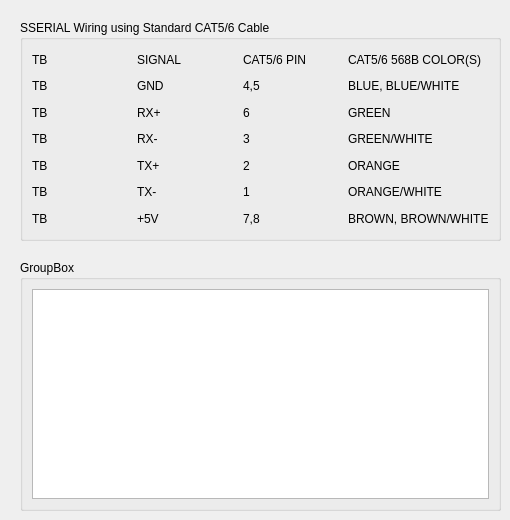
              <widget class="QWidget" name="tab_26">
               <attribute name="title">
                <string>Smart Serial</string>
               </attribute>
               <widget class="QGroupBox" name="ssWiringGB">
                <property name="geometry">
                 <rect>
                  <x>20</x>
                  <y>20</y>
                  <width>481</width>
                  <height>221</height>
                 </rect>
                </property>
                <property name="title">
                 <string>SSERIAL Wiring using Standard CAT5/6 Cable</string>
                </property>
                <layout class="QGridLayout" name="gridLayout_165">
                 <item row="1" column="1">
                  <widget class="QLabel" name="label_1135">
                   <property name="text">
                    <string>GND</string>
                   </property>
                  </widget>
                 </item>
                 <item row="4" column="1">
                  <widget class="QLabel" name="label_1137">
                   <property name="text">
                    <string>TX+</string>
                   </property>
                  </widget>
                 </item>
                 <item row="0" column="1">
                  <widget class="QLabel" name="label_1131">
                   <property name="text">
                    <string>SIGNAL</string>
                   </property>
                  </widget>
                 </item>
                 <item row="0" column="3">
                  <widget class="QLabel" name="label_1133">
                   <property name="text">
                    <string>CAT5/6 568B COLOR(S)</string>
                   </property>
                  </widget>
                 </item>
                 <item row="3" column="1">
                  <widget class="QLabel" name="label_1136">
                   <property name="text">
                    <string>RX-</string>
                   </property>
                  </widget>
                 </item>
                 <item row="0" column="2">
                  <widget class="QLabel" name="label_1132">
                   <property name="text">
                    <string>CAT5/6 PIN</string>
                   </property>
                  </widget>
                 </item>
                 <item row="2" column="1">
                  <widget class="QLabel" name="label_1134">
                   <property name="text">
                    <string>RX+</string>
                   </property>
                  </widget>
                 </item>
                 <item row="5" column="1">
                  <widget class="QLabel" name="label_1138">
                   <property name="text">
                    <string>TX-</string>
                   </property>
                  </widget>
                 </item>
                 <item row="0" column="0">
                  <widget class="QLabel" name="ssWiring_0">
                   <property name="text">
                    <string>TB</string>
                   </property>
                  </widget>
                 </item>
                 <item row="6" column="1">
                  <widget class="QLabel" name="label_1139">
                   <property name="text">
                    <string>+5V</string>
                   </property>
                  </widget>
                 </item>
                 <item row="1" column="2">
                  <widget class="QLabel" name="label_1140">
                   <property name="text">
                    <string>4,5</string>
                   </property>
                  </widget>
                 </item>
                 <item row="2" column="2">
                  <widget class="QLabel" name="label_1141">
                   <property name="text">
                    <string>6</string>
                   </property>
                  </widget>
                 </item>
                 <item row="3" column="2">
                  <widget class="QLabel" name="label_1142">
                   <property name="text">
                    <string>3</string>
                   </property>
                  </widget>
                 </item>
                 <item row="4" column="2">
                  <widget class="QLabel" name="label_1143">
                   <property name="text">
                    <string>2</string>
                   </property>
                  </widget>
                 </item>
                 <item row="5" column="2">
                  <widget class="QLabel" name="label_1144">
                   <property name="text">
                    <string>1</string>
                   </property>
                  </widget>
                 </item>
                 <item row="6" column="2">
                  <widget class="QLabel" name="label_1145">
                   <property name="text">
                    <string>7,8</string>
                   </property>
                  </widget>
                 </item>
                 <item row="1" column="3">
                  <widget class="QLabel" name="label_1146">
                   <property name="text">
                    <string>BLUE, BLUE/WHITE</string>
                   </property>
                  </widget>
                 </item>
                 <item row="2" column="3">
                  <widget class="QLabel" name="label_1147">
                   <property name="text">
                    <string>GREEN</string>
                   </property>
                  </widget>
                 </item>
                 <item row="3" column="3">
                  <widget class="QLabel" name="label_1148">
                   <property name="text">
                    <string>GREEN/WHITE</string>
                   </property>
                  </widget>
                 </item>
                 <item row="4" column="3">
                  <widget class="QLabel" name="label_1149">
                   <property name="text">
                    <string>ORANGE</string>
                   </property>
                  </widget>
                 </item>
                 <item row="5" column="3">
                  <widget class="QLabel" name="label_1150">
                   <property name="text">
                    <string>ORANGE/WHITE</string>
                   </property>
                  </widget>
                 </item>
                 <item row="6" column="3">
                  <widget class="QLabel" name="label_1151">
                   <property name="text">
                    <string>BROWN, BROWN/WHITE</string>
                   </property>
                  </widget>
                 </item>
                 <item row="1" column="0">
                  <widget class="QLabel" name="ssWiring_1">
                   <property name="text">
                    <string>TB</string>
                   </property>
                  </widget>
                 </item>
                 <item row="2" column="0">
                  <widget class="QLabel" name="ssWiring_2">
                   <property name="text">
                    <string>TB</string>
                   </property>
                  </widget>
                 </item>
                 <item row="3" column="0">
                  <widget class="QLabel" name="ssWiring_3">
                   <property name="text">
                    <string>TB</string>
                   </property>
                  </widget>
                 </item>
                 <item row="4" column="0">
                  <widget class="QLabel" name="ssWiring_4">
                   <property name="text">
                    <string>TB</string>
                   </property>
                  </widget>
                 </item>
                 <item row="5" column="0">
                  <widget class="QLabel" name="ssWiring_5">
                   <property name="text">
                    <string>TB</string>
                   </property>
                  </widget>
                 </item>
                 <item row="6" column="0">
                  <widget class="QLabel" name="ssWiring_6">
                   <property name="text">
                    <string>TB</string>
                   </property>
                  </widget>
                 </item>
                </layout>
               </widget>
               <widget class="QGroupBox" name="ssNotesGB">
                <property name="geometry">
                 <rect>
                  <x>20</x>
                  <y>260</y>
                  <width>481</width>
                  <height>251</height>
                 </rect>
                </property>
                <property name="title">
                 <string>GroupBox</string>
                </property>
                <layout class="QGridLayout" name="gridLayout_171">
                 <item row="0" column="0">
                  <widget class="QPlainTextEdit" name="ssWiringPTE"/>
                 </item>
                </layout>
               </widget>
              </widget>
